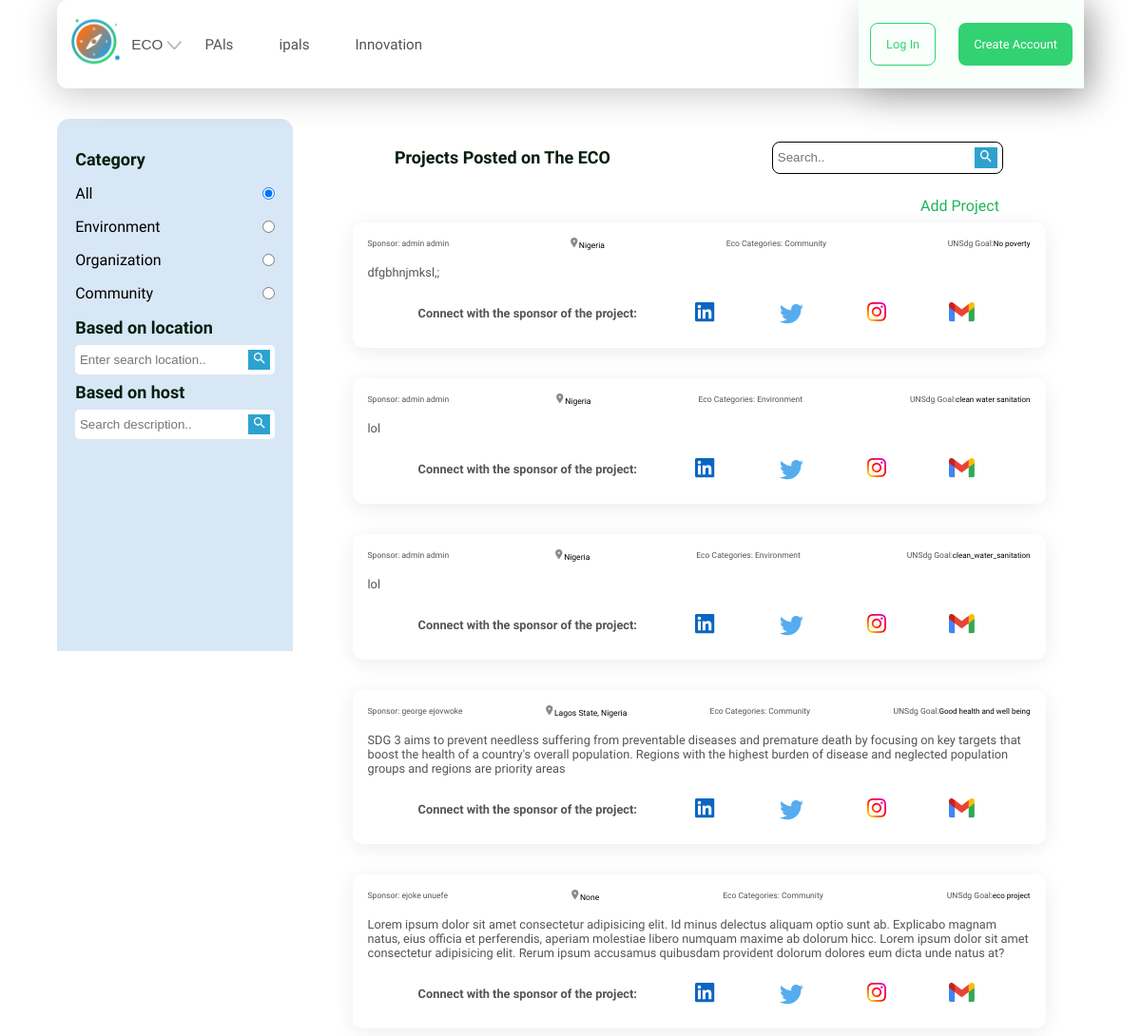
The app's page /project/, older data.
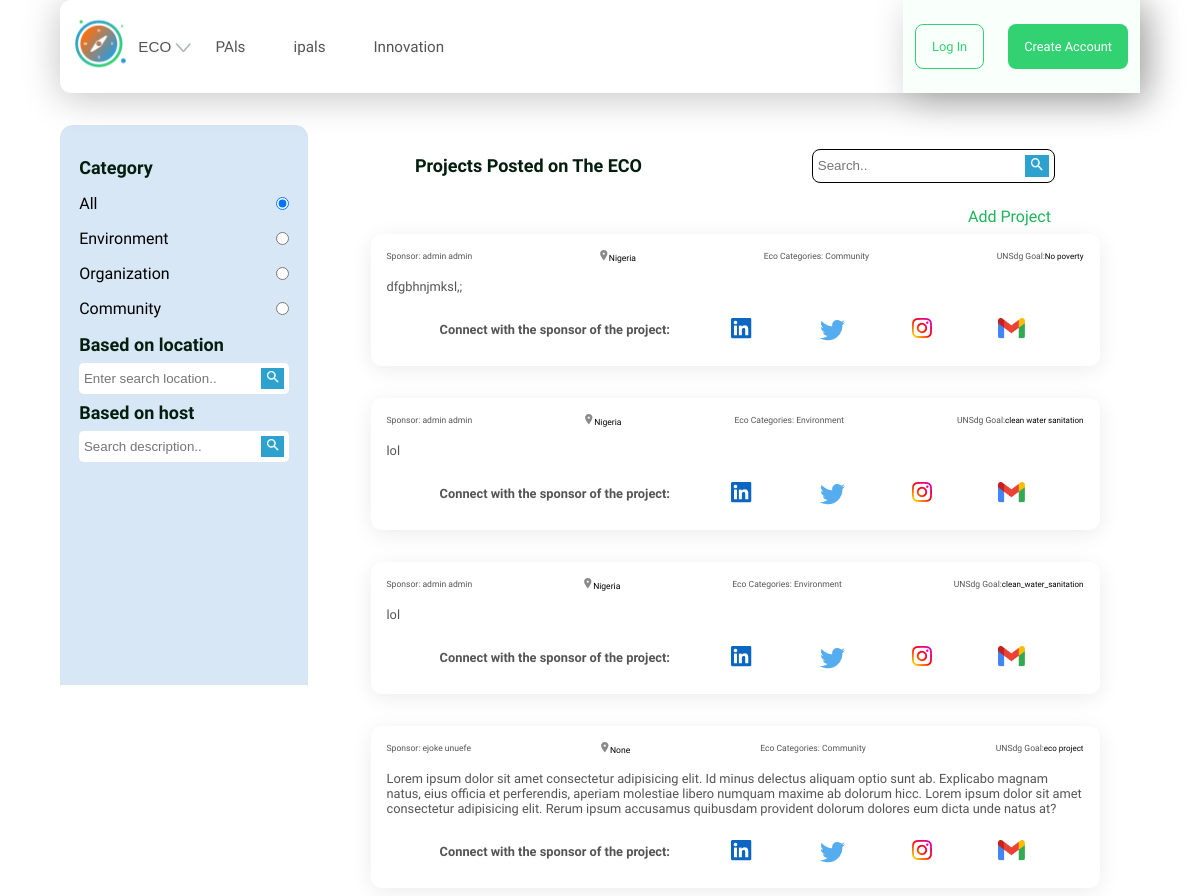
The same page, newer data.
### ecoplatform/models.py (models this page shows, shortened)
class Category(models.Model):
    name = models.CharField(max_length=50)
    image = models.ImageField(upload_to='category/', blank=True, null=True)
    slug = models.SlugField(blank=True, null=True)
    class Meta:
        verbose_name = 'category'
        verbose_name_plural = 'categories'
    def __str__(self):
        return self.name

class Project(models.Model):
    title = models.CharField(max_length=100)
    description = models.TextField(max_length=500)
    location = models.CharField(max_length=100,blank=True, null=True)
    user = models.ForeignKey(Account,on_delete=models.CASCADE)
    created = models.DateTimeField(default = timezone.now)
    category = models.ForeignKey('Category',on_delete=models.SET_NULL,null=True)
    sponsor = models.CharField(max_length=100, blank=True, null=True)
    linkedin = models.URLField(blank=True, null=True)
    twitter = models.URLField(blank=True, null=True)
    instagram = models.URLField(blank=True, null=True)
    Gmail = models.URLField(blank=True, null=True)
    slug = models.SlugField(blank=True,null=True)
    isTrending = models.BooleanField(default=False)
    upvotes = models.ManyToManyField(Account, blank=True, related_name='upvoted_projects')
    downvotes = models.ManyToManyField(Account, blank=True, related_name='downvoted_projects')
    class Meta:
        verbose_name = 'Project'
        verbose_name_plural = 'Projects'
        ordering = ['-created']

### ecousers/models.py (models this page shows, shortened)
class Account(AbstractBaseUser):
    first_name      = models.CharField(max_length=50)
    last_name       = models.CharField(max_length=50)
    username        = models.CharField(max_length=50, unique=True)
    email           = models.EmailField(max_length=100, unique=True)
    phone_number    = models.CharField(max_length=50)
    date_joined     = models.DateTimeField(auto_now_add=True)
    last_login      = models.DateTimeField(auto_now_add=True)
    is_admin        = models.BooleanField(default=False)
    is_staff        = models.BooleanField(default=False)
    is_active        = models.BooleanField(default=False)
    is_superadmin        = models.BooleanField(default=False)
    USERNAME_FIELD = 'email'
    REQUIRED_FIELDS = ['username', 'first_name', 'last_name']
    objects = MyAccountManager()
    def full_name(self):
        return f'{self.first_name} {self.last_name}'

### ecoplatform/views.py (the view)
# urls.py: path('project/', views.projectListView, name='project_list'),
def projectListView(request):
    category_slug = request.GET.get('category')
    user_query = request.GET.get('user_query')
    location_query = request.GET.get('location_query')
    if category_slug:
        category = get_object_or_404(Category, slug=category_slug)
        projects = Project.objects.order_by('-created').filter(category=category)
    else:
        projects = Project.objects.order_by('-created').all()
    if user_query:
        projects = projects.filter(description__icontains=user_query)
    if location_query:
        projects = projects.filter(location__icontains=location_query)
    categories = Category.objects.all()
    context = {
        'projects': projects,
        'categories': categories,
        'selected_category': category_slug,
    }
    return render(request, 'ecoplatform/project_list.html', context)

### ecoplatform/context_processors.py (called while the page is built)
def menu_links(request):
    links = Category.objects.all()
    return dict(links=links)

### templates/ecoplatform/project_list.html (shortened to what this page needs)
{% extends 'base.html' %}
{% load static %}
{% block contents %}
            <h5>Projects Posted on The ECO</h5>
            <div class="search">
                <form class="cat-search" action="{% url 'ecoplatform:project_list' %}">
                    <input type="text" name="user_query" placeholder="Search..">
                    <button><img src="{% static 'images/category/search.png' %}" alt="search button"></button>
                </form>
            </div>
        </div>
        <div class="add-problems-btn">
            <a href="{% url 'ecoplatform:add-project' %}">Add Project</a>
        </div>
        {% if projects %}
        {% for project in projects %}
        <div class="card">
            <div class="card-wrapper">
                <div class="card-header">
                    <div class="eco-cat">
                        <p class="text-fix2">Sponsor: <a href="">{{project.user.full_name}}</a></p>
                    </div>
                    <div class="post-location">
                        <img src="{% static 'images/card/Pindrop.png' %}" alt=""><span class="location">{{project.location}}</span>
                    </div>
                    <div class="eco-cat">
                        <p class="text-fix2">Eco Categories: <a href="">{{project.category}}</a></p>
                    </div>
                    <div class="goal">
                        <p class="text-fix2">UNSdg Goal: </p><span style="font-size:8px">{{project.title}}</span>
                    </div>
                </div>
                <div class="card-details">
                    <p>{{project.description}}</p>
                </div>
                <div class="card-footer">
                    <p><b>Connect with the sponsor of the project:</b></p>
                    <a href="#"><img src="{% static 'images/card/project-card/linkedin.png' %}" alt=""></a>
                    <a href="#"><img src="{% static 'images/card/project-card/twitter.png' %}" alt=""></a>
                    <a href="#"><img src="{% static 'images/card/project-card/insta.png' %}" alt=""></a>
                    <a href="#"><img src="{% static 'images/card/project-card/gmail (2).png' %}" alt=""></a>
                </div>
            </div>
        </div>
        {% endfor %}
        {% else %}
        <p style="text-align:center">No projects found for this category.</p>
        {% endif %}
{% endblock%}

### templates/base.html (shortened to what this page needs)
{% load static %}
<!DOCTYPE html>
<html lang="en">
<head>
    <link href="https://cdn.jsdelivr.net/npm/remixicon@2.5.0/fonts/remixicon.css" rel="stylesheet">
    <link href='https://unpkg.com/boxicons@2.1.4/css/boxicons.min.css' rel='stylesheet'>
    <link rel="stylesheet" href="{% static 'scss/main.css' %}">
     <link rel="stylesheet" type="text/css"
     href="https://cdnjs.cloudflare.com/ajax/libs/OwlCarousel2/2.2.1/assets/owl.carousel.min.css">
    <link rel="stylesheet" type="text/css"
     href="https://cdnjs.cloudflare.com/ajax/libs/OwlCarousel2/2.2.1/assets/owl.theme.default.min.css">
</head>
<body>
        <div class="body-wrapper">
            {% include 'components/navbar.html' %}
          {% if home %}
          {% block content %}
          {% endblock content %}
          {% else %}
          <section class="main-content">
            <aside class="category">
                <div class="cat-wrapper">
                    <h5>Category</h5>
                    <form class="radio">
                        <div>
                            <label for="All">All</label>
                            <input type="radio" name="category" id="All" value="" {% if not selected_category %}checked{% endif %}>
                        </div>
                        {% for category in categories %}
                        <div>
                            <label for="{{ category.slug }}">{{ category.name }}</label>
                            <input type="radio" name="category" id="{{ category.slug }}" value="{{ category.slug }}" {% if selected_category == category.slug %}checked{% endif %}>
                        </div>
                        {% endfor %}
                    </form>
                    <h5>Based on location</h5>
                    {% if projects %}
                    <form class="cat-search" action="{% url 'ecoplatform:project_list' %}">
                        <input type="text" name="location_query" placeholder="Enter search location..">
                        <button><img src="{% static 'images/category/search.png' %}" alt="search button"></button>
                    </form>
                    <h5>Based on host</h5>
                    <form class="cat-search" action="{% url 'ecoplatform:project_list' %}">
                        <input type="text" name="user_query" placeholder="Search description..">
                        <button><img src="{% static 'images/category/search.png' %}" alt="search button"></button>
                    </form>
                {% endif %}
                </div>
            </aside>
            <main class="card-main">
                <div class="heading">
                    {% block contents %}
                    {% endblock contents %}
                </div>
          {% endif %}
</body>

### templates/components/navbar.html (shortened to what this page needs)
{% load static %}
<nav id="navbar">
    <div class="logo">
        <a href="{% url 'ecoplatform:home' %}">
        <img src="{% static 'images/notification/logo 3(1).png' %}" alt="Eco logo">
        </a>
    </div>
    <div class="right-side__nav hidden">
        <div class="nav-links toggler">
            <div class="dropdown">
                <button class="dropbtn">ECO
                    <img src="{% static 'images/notification/arrowdown.png' %}" alt="arrow down"
                    class="eco-img">
                </button>
            </div>
            <a href="#pals">PAls</a>
            <a href="#ipals">ipals</a>
            <a href="#">Innovation</a>
        </div>
        {% if user.id is None %}
            <div class="connect toggler skew">
                <a href="{% url 'ecousers:login' %}" id="login1">Log In</a>
                <a href="{% url 'ecousers:register' %}" id="create1">Create Account</a>
            </div>
        {% else %}
            <div class="connect toggler skew">
                <a href="{% url 'ecousers:logout' %}" id="login1">Log Out</a>
                <a href="{% url 'ecousers:dashboard' %}" id="create1">{{user.first_name|capfirst}} || Dashboard</a>
            </div>
        {% endif %}
    </div>
</nav>

Row changes from the older to the newer data that the page shows:
removed Project: user.full_name "george ejovwoke", location "Lagos State, Nigeria", category "Community", title "Good health and well being", description "SDG 3 aims to prevent needless suffering from preventable diseases and premature death by focusing on key targets that boost the health of a country's overall population. Regions with the highest burden of disease and neglected population groups and regions are priority areas"
